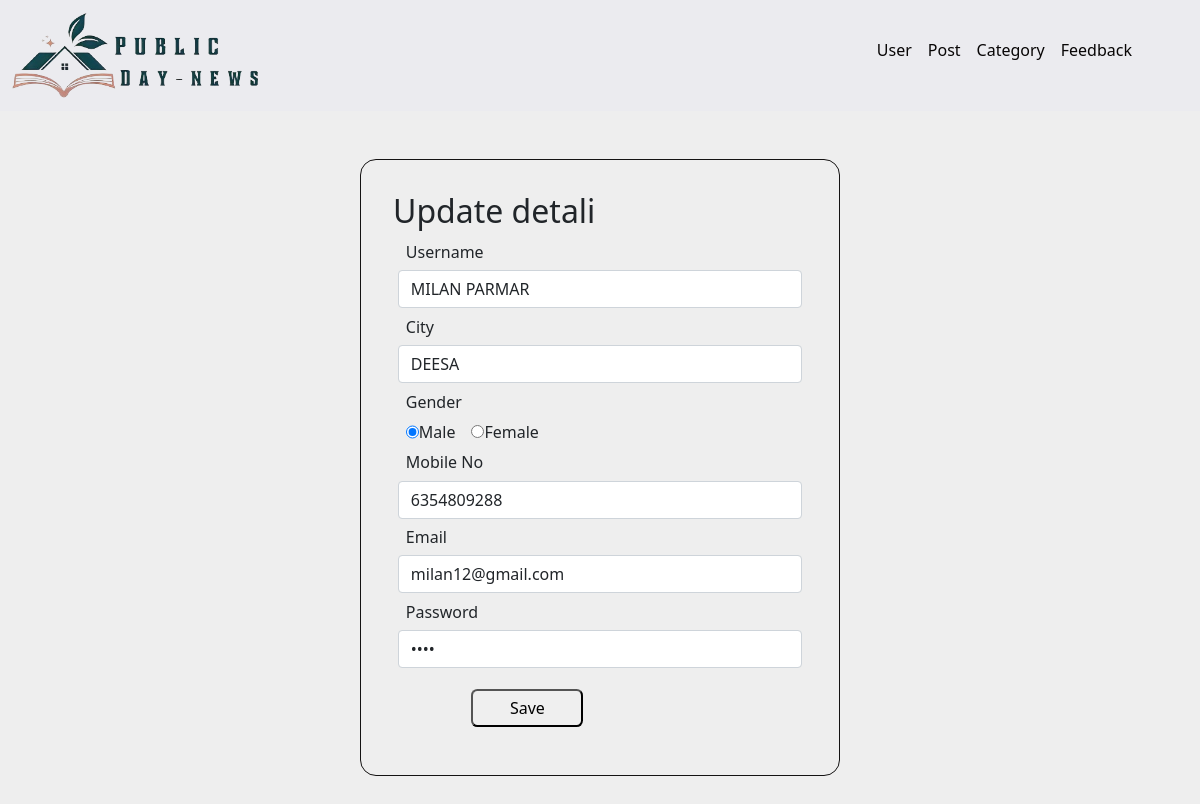
The app's page /Admin/update.php?user_id=1 with its own data.
### tables this page shows
CREATE TABLE IF NOT EXISTS `registration` (
  `id` int(10) unsigned NOT NULL AUTO_INCREMENT,
  `name` varchar(50) NOT NULL,
  `fnum` int(5) NOT NULL,
  `fword` varchar(50) NOT NULL,
  `city` varchar(50) NOT NULL,
  `gender` varchar(8) NOT NULL,
  `mobile` varchar(50) NOT NULL,
  `email` varchar(50) NOT NULL,
  `password` text NOT NULL,
  `profile_image` text NOT NULL,
  PRIMARY KEY (`id`)
);

### Admin/update.php (the view, shortened to what this page needs)
<?php
$id=$_GET['user_id'];
 ?>
<!DOCTYPE html>
<html lang="en">
  <head>
   <link href="https://cdn.jsdelivr.net/npm/bootstrap@5.0.2/dist/css/bootstrap.min.css" rel="stylesheet">
 <link href="https://cdn.jsdelivr.net/npm/bootstrap@5.0.2/dist/css/bootstrap.min.css" rel="stylesheet">
    <link rel="stylesheet" href="acss/res.css">
  </head>
   <body >
   <?php
include("anave.php");
?>
      <div class="wrapper">
      <?php
    include("config.php");
$up="SELECT * FROM registration WHERE id=$id";
$UPDATE=mysqli_query($conn,$up);
$row=mysqli_fetch_assoc($UPDATE);
?>
         <form class="form-signin" id="abc" method="POST" >
           <h2 class="form-signin-heading" >Update detali</h2>
           <div class="name">Username</div>
           <div class="form-1">
            <input type="text" class="form-control" name="name" value="<?php echo $row['name']?>" Required/>
            </div>
           <div class="name">City</div>
           <div class="form-1">
            <input type="text" class="form-control" name="city" value="<?php echo $row['city']?>"  Required/>
            </div>
          <div class="name">Gender</div>
            <div class="form-1 d-flex" style="padding-left: 0.8rem;">
            <input type="radio" name="gender" value="male" <?php echo ($row['gender']=='male')?
            "checked":"";?>>Male<div class="f"><input type="radio" name="gender"value="female"<?php echo ($row['gender']=='female')?
            "checked":"";?>>Female</div>
             </div>
             <div class="name">Mobile No</div>
              <div class="form-1">
               <input type="text" class="form-control" name="mobile"  value="<?php echo $row['mobile']?>"  Required/>
               </div>
             <div class="name">Email</div>
             <div class="form-1">
              <input type="text" class="form-control" name="email" value="<?php echo $row['email']?>" Required/>
              </div>
               <div class="name">Password</div>
               <div class="form-1">
                <input type="password" id="pwd" class="form-control" name="password"  value="<?php echo $row['password']?>" Required/>
                </div>
                <div class="btn-1"><input type="submit" name="Save" class="b-1" style="height: 2.4rem; width: 7rem;"
                value="Save">
              </div>
         </form>
       </div>
</body>
</html>

### Admin/acss/res.css (style rules this page uses)
body { background: #eee !important; }
.wrapper { margin-top: 3rem; margin-bottom: 5rem; display: flex; justify-content: center; align-items: center; }
.form-signin { width: 30rem; height: auto; border: 1px solid rgb(20, 18, 18); padding: 2rem; border-radius: 1rem; }
.form-control { padding: 0.5rem; border-radius: 0.6rem; }
.form-1 { padding: 0.3rem; }
.btn-1 { padding: 1rem; padding-left: 4.9rem; margin: 0px !important; }
.b-1 { color: black; border-radius: 0.4rem; }
.name { padding: 0.1rem; padding-left: 0.8rem; }
.f { padding-left: 1rem; }

### records on screen
registration: name "MILAN PARMAR", city "DEESA", gender "☑", mobile "6354809288", email "milan12@gmail.com"
